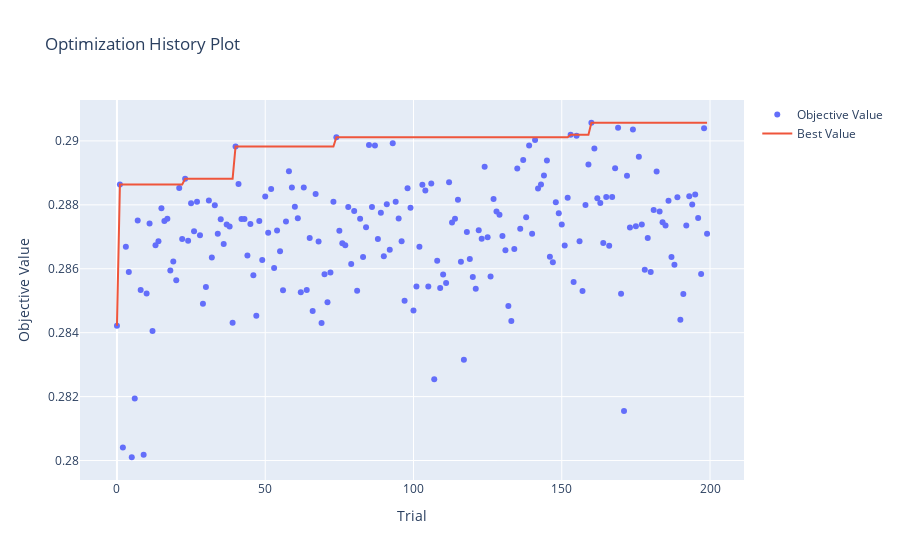

Write notebook code for a chart like this one.
### Markdown cell above
The appears to be lots of fluctuations, however the range of average MAP@3 scores (the y-axis) is quite small. Also, we only used 5% of the dataset and 3-fold cross-validation, therefore, randomness in model performance needs to be taken into account.

### Code cell
# An interactive version of the plot above
plot_optimization_history(study).show()

### Figure 1 — Plotly figure (JSON) as saved in the notebook; plotly's stock layout.template omitted (floating-point values rounded to 4 significant figures; data arrays with more than 128 entries replaced by an {"elided": "..."} marker saying what was removed)
{"data": [{"mode": "markers", "name": "Objective Value", "type": "scatter", "x": {"elided": "200 int values"}, "y": {"elided": "200 float values"}}, {"mode": "lines", "name": "Best Value", "type": "scatter", "x": {"elided": "200 int values"}, "y": {"elided": "200 float values"}}, {"marker": {"color": "#cccccc"}, "mode": "markers", "name": "Infeasible Trial", "showlegend": false, "type": "scatter", "x": [], "y": []}], "layout": {"title": {"text": "Optimization History Plot"}, "xaxis": {"title": {"text": "Trial"}}, "yaxis": {"title": {"text": "Objective Value"}}}}
